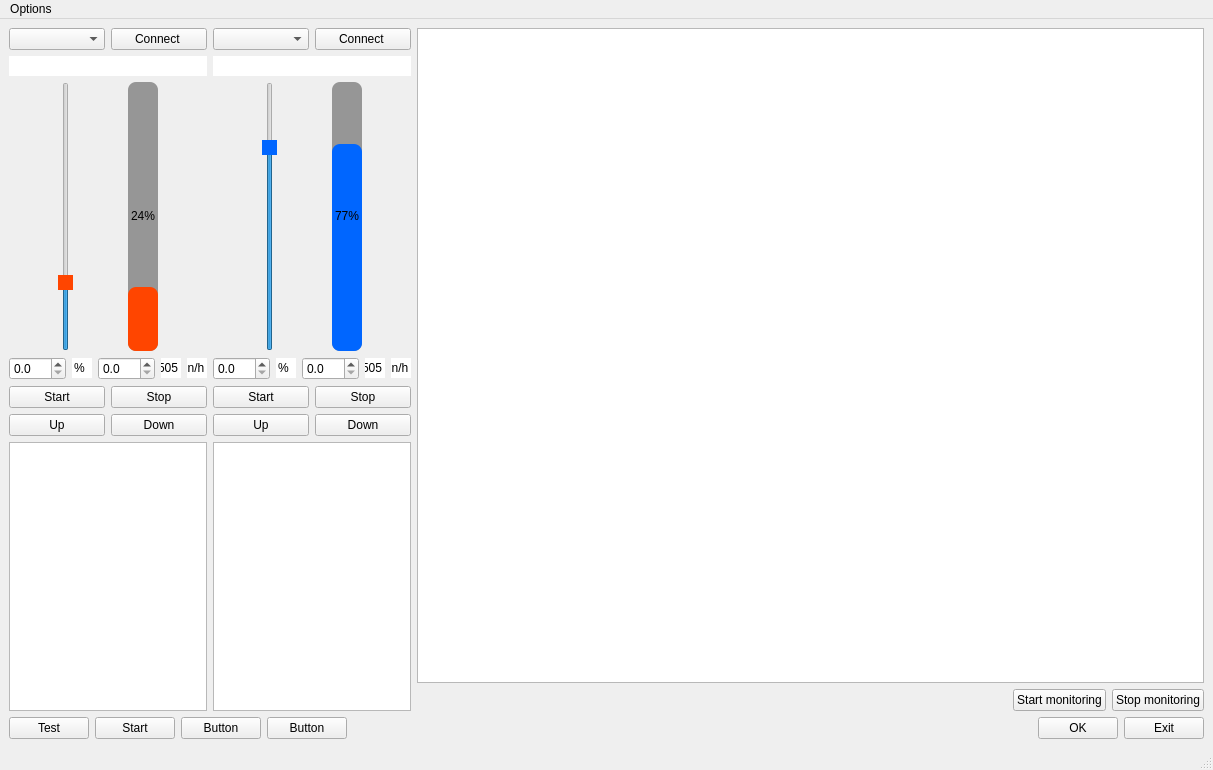
<?xml version="1.0" encoding="UTF-8"?>
<ui version="4.0">
 <class>MainWindow</class>
 <widget class="QMainWindow" name="MainWindow">
  <property name="geometry">
   <rect>
    <x>0</x>
    <y>0</y>
    <width>1213</width>
    <height>770</height>
   </rect>
  </property>
  <property name="windowTitle">
   <string>MainWindow</string>
  </property>
  <widget class="QWidget" name="centralwidget">
   <layout class="QGridLayout" name="gridLayout">
    <item row="0" column="0">
     <layout class="QVBoxLayout" name="verticalLayout_4">
      <item>
       <layout class="QHBoxLayout" name="horizontalLayout_5" stretch="1,1,4">
        <item>
         <layout class="QVBoxLayout" name="verticalLayout_2">
          <item>
           <layout class="QHBoxLayout" name="horizontalLayout">
            <item>
             <widget class="QComboBox" name="comboBox"/>
            </item>
            <item>
             <widget class="QPushButton" name="pushButton_connect">
              <property name="text">
               <string>Connect </string>
              </property>
             </widget>
            </item>
           </layout>
          </item>
          <item>
           <widget class="QLineEdit" name="lineEdit_temperature_1">
            <property name="frame">
             <bool>false</bool>
            </property>
            <property name="readOnly">
             <bool>true</bool>
            </property>
           </widget>
          </item>
          <item>
           <layout class="QHBoxLayout" name="horizontalLayout_6">
            <item>
             <widget class="QSlider" name="verticalSlider_1">
              <property name="contextMenuPolicy">
               <enum>Qt::PreventContextMenu</enum>
              </property>
              <property name="styleSheet">
               <string notr="true">QSlider::handle:vertical
 {
    height: 10px;
    background: rgb(255, 69, 0);
    margin: 0 -4px; /* expand outside the groove */
}
</string>
              </property>
              <property name="maximum">
               <number>100</number>
              </property>
              <property name="value">
               <number>24</number>
              </property>
              <property name="sliderPosition">
               <number>24</number>
              </property>
              <property name="tracking">
               <bool>false</bool>
              </property>
              <property name="orientation">
               <enum>Qt::Vertical</enum>
              </property>
              <property name="tickPosition">
               <enum>QSlider::NoTicks</enum>
              </property>
              <property name="tickInterval">
               <number>0</number>
              </property>
             </widget>
            </item>
            <item>
             <widget class="QProgressBar" name="progressBar_1">
              <property name="minimumSize">
               <size>
                <width>30</width>
                <height>0</height>
               </size>
              </property>
              <property name="styleSheet">
               <string notr="true">QProgressBar
{
	border-radius : 8px;
	background-color: rgb(150, 150, 150);
}

QProgressBar::chunk
{
	border-radius : 8px;
	background-color: rgb(255, 69, 0);
}</string>
              </property>
              <property name="value">
               <number>24</number>
              </property>
              <property name="alignment">
               <set>Qt::AlignCenter</set>
              </property>
              <property name="textVisible">
               <bool>true</bool>
              </property>
              <property name="orientation">
               <enum>Qt::Vertical</enum>
              </property>
              <property name="invertedAppearance">
               <bool>false</bool>
              </property>
              <property name="textDirection">
               <enum>QProgressBar::TopToBottom</enum>
              </property>
              <property name="format">
               <string>%p%</string>
              </property>
             </widget>
            </item>
           </layout>
          </item>
          <item>
           <layout class="QHBoxLayout" name="horizontalLayout_8">
            <item>
             <widget class="QDoubleSpinBox" name="doubleSpinBox_persent_1">
              <property name="decimals">
               <number>1</number>
              </property>
              <property name="singleStep">
               <double>0.100000000000000</double>
              </property>
             </widget>
            </item>
            <item>
             <widget class="QLineEdit" name="lineEdit_persent_1">
              <property name="maximumSize">
               <size>
                <width>20</width>
                <height>16777215</height>
               </size>
              </property>
              <property name="text">
               <string>%</string>
              </property>
              <property name="maxLength">
               <number>10</number>
              </property>
              <property name="frame">
               <bool>false</bool>
              </property>
              <property name="readOnly">
               <bool>true</bool>
              </property>
             </widget>
            </item>
            <item>
             <widget class="QDoubleSpinBox" name="doubleSpinBox_value_1">
              <property name="decimals">
               <number>1</number>
              </property>
              <property name="singleStep">
               <double>0.100000000000000</double>
              </property>
             </widget>
            </item>
            <item>
             <widget class="QLineEdit" name="lineEdit_value_1">
              <property name="maximumSize">
               <size>
                <width>30</width>
                <height>16777215</height>
               </size>
              </property>
              <property name="text">
               <string>505</string>
              </property>
              <property name="frame">
               <bool>false</bool>
              </property>
              <property name="readOnly">
               <bool>true</bool>
              </property>
             </widget>
            </item>
            <item>
             <widget class="QLineEdit" name="lineEdit_value_ln_h_1">
              <property name="maximumSize">
               <size>
                <width>30</width>
                <height>16777215</height>
               </size>
              </property>
              <property name="text">
               <string>ln/h</string>
              </property>
              <property name="frame">
               <bool>false</bool>
              </property>
              <property name="readOnly">
               <bool>true</bool>
              </property>
             </widget>
            </item>
           </layout>
          </item>
          <item>
           <layout class="QVBoxLayout" name="verticalLayout_5">
            <item>
             <layout class="QHBoxLayout" name="horizontalLayout_10">
              <item>
               <widget class="QPushButton" name="pushButton_Start_1">
                <property name="text">
                 <string>Start</string>
                </property>
               </widget>
              </item>
              <item>
               <widget class="QPushButton" name="pushButton_stop_1">
                <property name="text">
                 <string>Stop</string>
                </property>
               </widget>
              </item>
             </layout>
            </item>
            <item>
             <layout class="QHBoxLayout" name="horizontalLayout_13">
              <item>
               <widget class="QPushButton" name="pushButton_up_1">
                <property name="text">
                 <string>Up</string>
                </property>
               </widget>
              </item>
              <item>
               <widget class="QPushButton" name="pushButton_down_1">
                <property name="text">
                 <string>Down</string>
                </property>
               </widget>
              </item>
             </layout>
            </item>
           </layout>
          </item>
          <item>
           <widget class="QTextEdit" name="textEdit_1"/>
          </item>
         </layout>
        </item>
        <item>
         <layout class="QVBoxLayout" name="verticalLayout">
          <item>
           <layout class="QHBoxLayout" name="horizontalLayout_3">
            <item>
             <widget class="QComboBox" name="comboBox_2"/>
            </item>
            <item>
             <widget class="QPushButton" name="pushButton_connect_2">
              <property name="text">
               <string>Connect </string>
              </property>
             </widget>
            </item>
           </layout>
          </item>
          <item>
           <widget class="QLineEdit" name="lineEdit_temperature_2">
            <property name="frame">
             <bool>false</bool>
            </property>
            <property name="readOnly">
             <bool>true</bool>
            </property>
           </widget>
          </item>
          <item>
           <layout class="QHBoxLayout" name="horizontalLayout_7">
            <item>
             <widget class="QSlider" name="verticalSlider_2">
              <property name="styleSheet">
               <string notr="true">QSlider::handle:vertical
 {
    height: 10px;
    background: rgb(0, 102, 255);
    margin: 0 -4px; /* expand outside the groove */
}
</string>
              </property>
              <property name="maximum">
               <number>100</number>
              </property>
              <property name="value">
               <number>77</number>
              </property>
              <property name="tracking">
               <bool>false</bool>
              </property>
              <property name="orientation">
               <enum>Qt::Vertical</enum>
              </property>
             </widget>
            </item>
            <item>
             <widget class="QProgressBar" name="progressBar_2">
              <property name="minimumSize">
               <size>
                <width>30</width>
                <height>0</height>
               </size>
              </property>
              <property name="styleSheet">
               <string notr="true">QProgressBar
{
	border-radius : 8px;
	background-color: rgb(150, 150, 150);
}

QProgressBar::chunk
{
	border-radius : 8px;
	background-color: rgb(0, 102, 255);
}
</string>
              </property>
              <property name="value">
               <number>77</number>
              </property>
              <property name="alignment">
               <set>Qt::AlignCenter</set>
              </property>
              <property name="textVisible">
               <bool>true</bool>
              </property>
              <property name="orientation">
               <enum>Qt::Vertical</enum>
              </property>
              <property name="invertedAppearance">
               <bool>false</bool>
              </property>
              <property name="textDirection">
               <enum>QProgressBar::TopToBottom</enum>
              </property>
              <property name="format">
               <string>%p%</string>
              </property>
             </widget>
            </item>
           </layout>
          </item>
          <item>
           <layout class="QHBoxLayout" name="horizontalLayout_9">
            <item>
             <widget class="QDoubleSpinBox" name="doubleSpinBox_persent_2">
              <property name="decimals">
               <number>1</number>
              </property>
              <property name="singleStep">
               <double>0.100000000000000</double>
              </property>
             </widget>
            </item>
            <item>
             <widget class="QLineEdit" name="lineEdit_persent_2">
              <property name="maximumSize">
               <size>
                <width>20</width>
                <height>16777215</height>
               </size>
              </property>
              <property name="text">
               <string>%</string>
              </property>
              <property name="maxLength">
               <number>10</number>
              </property>
              <property name="frame">
               <bool>false</bool>
              </property>
              <property name="readOnly">
               <bool>true</bool>
              </property>
             </widget>
            </item>
            <item>
             <widget class="QDoubleSpinBox" name="doubleSpinBox_value_2">
              <property name="decimals">
               <number>1</number>
              </property>
              <property name="singleStep">
               <double>0.100000000000000</double>
              </property>
             </widget>
            </item>
            <item>
             <widget class="QLineEdit" name="lineEdit_value_2">
              <property name="maximumSize">
               <size>
                <width>30</width>
                <height>16777215</height>
               </size>
              </property>
              <property name="text">
               <string>505</string>
              </property>
              <property name="frame">
               <bool>false</bool>
              </property>
              <property name="readOnly">
               <bool>true</bool>
              </property>
             </widget>
            </item>
            <item>
             <widget class="QLineEdit" name="lineEdit_value_ln_h_2">
              <property name="maximumSize">
               <size>
                <width>30</width>
                <height>16777215</height>
               </size>
              </property>
              <property name="text">
               <string>ln/h</string>
              </property>
              <property name="frame">
               <bool>false</bool>
              </property>
              <property name="readOnly">
               <bool>true</bool>
              </property>
             </widget>
            </item>
           </layout>
          </item>
          <item>
           <layout class="QVBoxLayout" name="verticalLayout_6">
            <item>
             <layout class="QHBoxLayout" name="horizontalLayout_11">
              <item>
               <widget class="QPushButton" name="pushButton_Start_2">
                <property name="text">
                 <string>Start</string>
                </property>
               </widget>
              </item>
              <item>
               <widget class="QPushButton" name="pushButton_stop_2">
                <property name="text">
                 <string>Stop</string>
                </property>
               </widget>
              </item>
             </layout>
            </item>
            <item>
             <layout class="QHBoxLayout" name="horizontalLayout_12">
              <item>
               <widget class="QPushButton" name="pushButton_up_2">
                <property name="text">
                 <string>Up</string>
                </property>
               </widget>
              </item>
              <item>
               <widget class="QPushButton" name="pushButton_down_2">
                <property name="text">
                 <string>Down</string>
                </property>
               </widget>
              </item>
             </layout>
            </item>
           </layout>
          </item>
          <item>
           <widget class="QTextEdit" name="textEdit_2"/>
          </item>
         </layout>
        </item>
        <item>
         <layout class="QVBoxLayout" name="verticalLayout_3">
          <item>
           <widget class="PlotWidget" name="graphicsView_FS"/>
          </item>
          <item>
           <layout class="QHBoxLayout" name="horizontalLayout_4">
            <item>
             <spacer name="horizontalSpacer_2">
              <property name="orientation">
               <enum>Qt::Horizontal</enum>
              </property>
              <property name="sizeHint" stdset="0">
               <size>
                <width>40</width>
                <height>20</height>
               </size>
              </property>
             </spacer>
            </item>
            <item>
             <widget class="QPushButton" name="pushButton_Start_monitoring">
              <property name="text">
               <string>Start monitoring</string>
              </property>
             </widget>
            </item>
            <item>
             <widget class="QPushButton" name="pushButton_Stop_monitoring">
              <property name="text">
               <string>Stop monitoring</string>
              </property>
             </widget>
            </item>
           </layout>
          </item>
         </layout>
        </item>
       </layout>
      </item>
      <item>
       <layout class="QHBoxLayout" name="horizontalLayout_2">
        <item>
         <widget class="QPushButton" name="Test">
          <property name="text">
           <string>Test</string>
          </property>
         </widget>
        </item>
        <item>
         <widget class="QPushButton" name="pushButton_start_test">
          <property name="text">
           <string>Start</string>
          </property>
         </widget>
        </item>
        <item>
         <widget class="QPushButton" name="pushButton_prob">
          <property name="text">
           <string>Button</string>
          </property>
         </widget>
        </item>
        <item>
         <widget class="QPushButton" name="pushButton_ex_prob">
          <property name="text">
           <string>Button</string>
          </property>
         </widget>
        </item>
        <item>
         <spacer name="horizontalSpacer">
          <property name="orientation">
           <enum>Qt::Horizontal</enum>
          </property>
          <property name="sizeHint" stdset="0">
           <size>
            <width>40</width>
            <height>20</height>
           </size>
          </property>
         </spacer>
        </item>
        <item>
         <widget class="QPushButton" name="pushButton_OK">
          <property name="text">
           <string>OK</string>
          </property>
         </widget>
        </item>
        <item>
         <widget class="QPushButton" name="pushButton_Close">
          <property name="text">
           <string>Exit</string>
          </property>
         </widget>
        </item>
       </layout>
      </item>
     </layout>
    </item>
   </layout>
  </widget>
  <widget class="QMenuBar" name="menubar">
   <property name="geometry">
    <rect>
     <x>0</x>
     <y>0</y>
     <width>1213</width>
     <height>22</height>
    </rect>
   </property>
   <widget class="QMenu" name="menuFile">
    <property name="title">
     <string>Options </string>
    </property>
    <addaction name="actionFind_com_port"/>
   </widget>
   <addaction name="menuFile"/>
  </widget>
  <widget class="QStatusBar" name="statusbar"/>
  <action name="actionFind_com_port">
   <property name="text">
    <string>Find COM port</string>
   </property>
  </action>
 </widget>
 <customwidgets>
  <customwidget>
   <class>PlotWidget</class>
   <extends>QGraphicsView</extends>
   <header>pyqtgraph</header>
  </customwidget>
 </customwidgets>
 <resources/>
 <connections/>
</ui>
